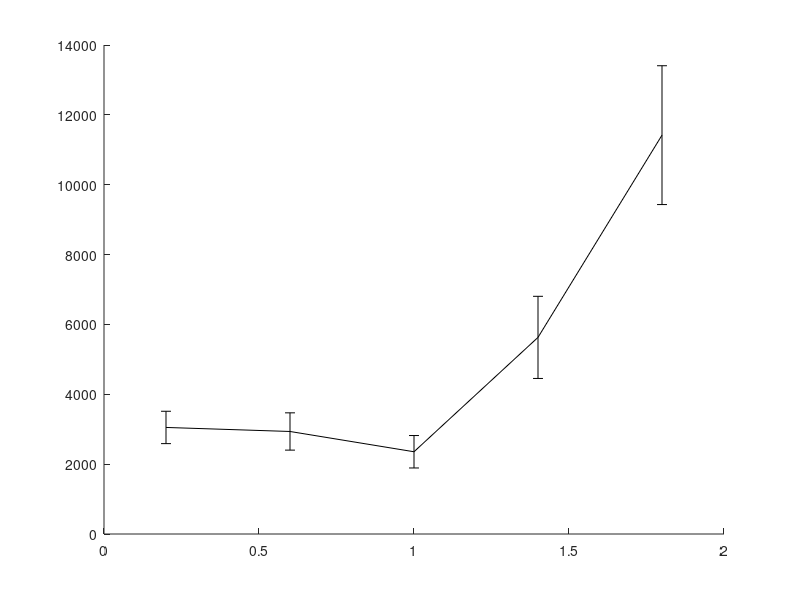

Write the MATLAB code that produced this figure. (Note: this script raises an error after producing the figure.)


% last updated: 

clear all
clc

d = 2.8;
%%
planners = {'BiRRT','RRT'};
plannerType = planners{1};
switch plannerType
    case 'BiRRT'
        D{1} = load('Benchmark_BiRRT_PCS_rB.txt'); D{1} = D{1}(D{1}(:,2)==1,:); 
        D{2} = load('Benchmark_BiRRT_GD_rB.txt'); D{2} = D{2}(D{2}(:,2)==1,:); 
    case 'RRT'
        D{1} = load('Benchmark_RRT_envI_w_rB_2.txt'); 
        D{2} = load('Benchmark_RRT_envI_wo_rB.txt'); 
        fprintf('Failures: \t%.1f, %.1f \n', 100-sum(D{1}(:,2))/size(D{1},1)*100, 100-sum(D{2}(:,2))/size(D{2},1)*100);
        D{1} = D{1}(D{1}(:,2)==1,:); 
        D{2} = D{2}(D{2}(:,2)==1,:); 
end

%%
disp(['Results for ' plannerType ':']);

%%

for k = 1:size(D,2)
    
    r{k} = sort(unique(D{k}(:,1)));
    for i = 1:length(r{k})
        M = D{k}(D{k}(:,1)==r{k}(i), 1:end);
        t{k}(i) = mean(M(:,4))*1e3;
        t_ste{k}(i) = 1e3*std(M(:,4))/sqrt(size(M,1));
    end
    
    [tmin(k), im(k)] = min(t{k});
end

%%
h = figure(1);
clf
errorbar(r{1},t{1},t_ste{1},'-k','linewidth',2);
hold on
errorbar(r{2},t{2},t_ste{2},'--k','linewidth',2);
hold off
ylabel('mean runtime [msec]');
xlabel('max. local-connection distance');
legend('PCS','NR');
% xlim([0 6]);
% xlim([min(rd) max(rd)]);

%%

for k = 1:size(D,2)
    
    sS = r{k}(im(k));
    
    D{k} = D{k}(D{k}(:,1)==sS, 1:end);
    suc = D{k}(:,2)==1;
    F(:,k) = mean(D{k},1);
    
    tmin(k) = F(4,k);
end

clc
disp('-----------------------------------');
fprintf('         \t\tw/\tw/o\n');
fprintf('Queries: \t\t%d\t%d\n', size(D{1},1), size(D{2},1));
fprintf('d =      \t\t%.1f\t%.1f\n', F(1,1), F(1,2));
fprintf('Avg. time (for d): \t%.2f\t%.2f \t(msec)\n', F(4,1)*1e3, F(4,2)*1e3);
fprintf('Min. time (for d): \t%.2f\t%.2f \t(msec)\n', min(D{1}(:,4))*1e3, min(D{2}(:,4))*1e3);
fprintf('Nodes in path:     \t%.1f\t%.1f\n', F(10,1), F(10,2));
fprintf('Nodes in trees:    \t%.1f\t%.1f\n', F(11,1), F(11,2));
disp('------------ Sampling -------------');
fprintf('Sampling time:    \t%.2f\t%.2f \t(msec)\n', F(15,1)*1e3, F(15,2)*1e3);
fprintf('Sampling success: \t%.2f\t%.2f \t(%%)\n', 100*F(16,1)/(F(16,1)+F(17,1)), 100*F(16,2)/(F(16,2)+F(17,2)));
disp('------------ loc.-con. ------------');
fprintf('Loc.-con. time:    \t%.2f\t%.2f \t(msec)\n', F(12,1)*1e3, F(12,2)*1e3);
fprintf('Loc.-con. count:   \t%.2f\t%.2f \t\n', F(13,1), F(13,2));
fprintf('Loc.-con. success: \t%.2f\t%.2f \t(%%)\n', 100*F(14,1)/F(13,1), 100*F(14,2)/F(13,2));
disp('----------- Projection ------------');
fprintf('Proj. time:        \t%.2f\t%.2f \t(msec)\n', F(6,1)*1e3, F(6,2)*1e3);
fprintf('Proj. count:       \t%.2f\t%.2f \t\n', F(5,1), F(5,2));

%%
disp(' ');
fprintf('Speed-up:      %.2f\n', d, tmin(2)/tmin(1));

%%
%%
%%
% PCS
td = D{1}(:,4);
maxT = max(td);
T1 = linspace(0,maxT,100);
T1 = T1(2:end);
for i = 1:length(T1)
    sd = td < T1(i);
    md(i) = mean(td(sd));
    Md(i) = 1-sum(sd)/length(td);
end
%%
% GD
tg = D{2}(:,4);
maxT = max(tg);
T2 = linspace(0,maxT,100);
T2 = T2(2:end);
for i = 1:length(T2)
    sg = tg < T2(i);
    mg(i) = mean(tg(sg));
    Mg(i) = 1-sum(sg)/length(tg);
end

%%
h = figure(2);
clf
plot(T1,Md*100,'-k','linewidth',2);
hold on
plot(T2,Mg*100,'--k','linewidth',2);
hold off
xlabel('maximum runtime (sec)');
ylabel('failure rate (%)');
legend('wPCA','woPCA');
% xlim([0 1.2]);%max([T1 T2])]);
% title(plannerType);
set(gca,'fontsize',13);
% set(h, 'Position', [100, 100, 800, 400]);
% print PCS_NR_runtime.eps -depsc -r200